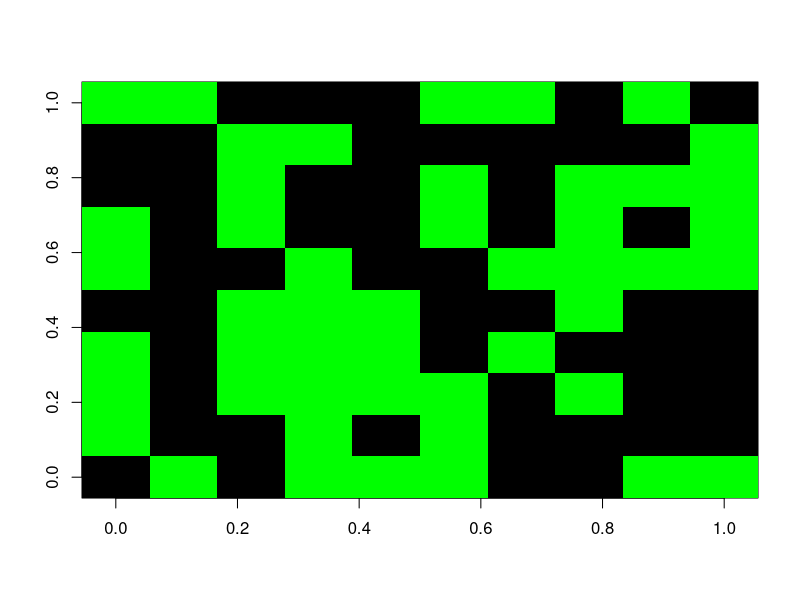
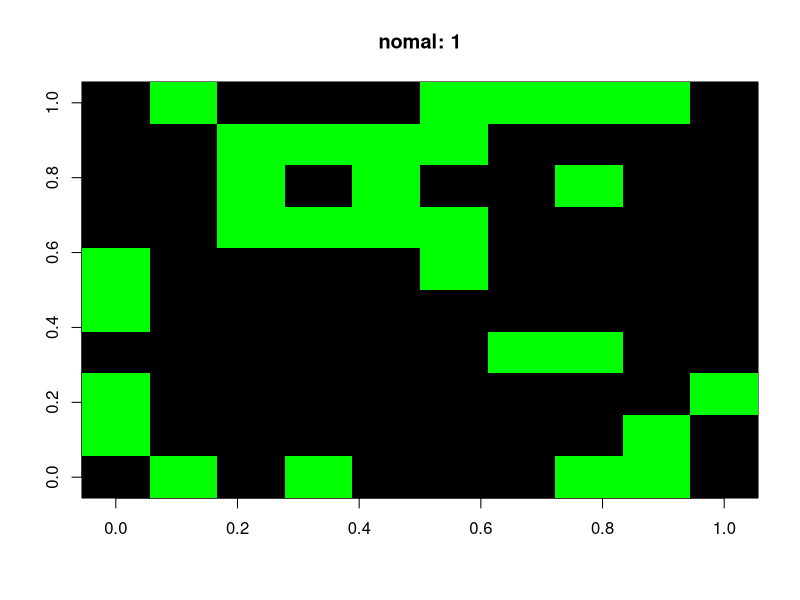
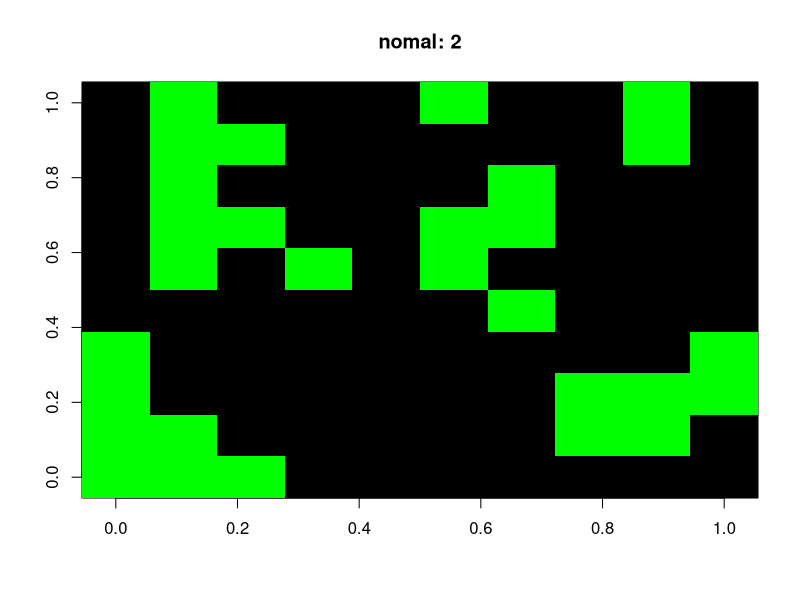
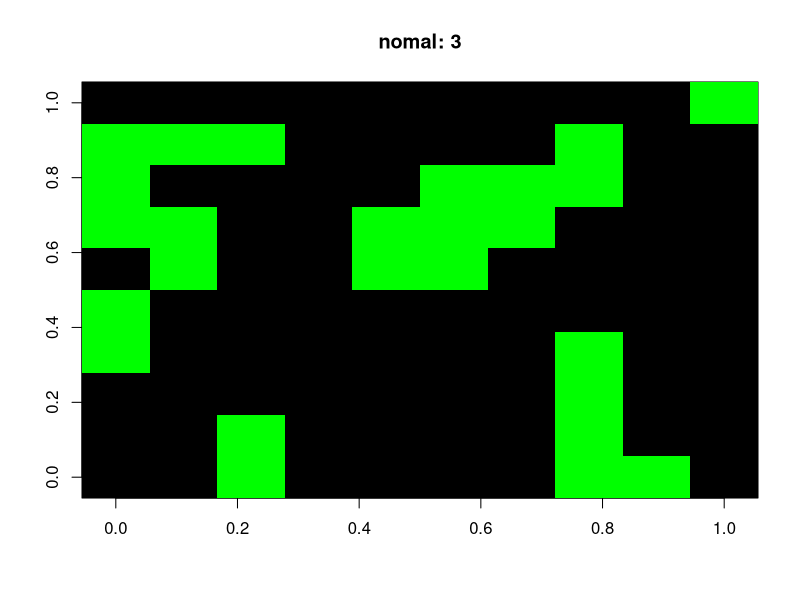
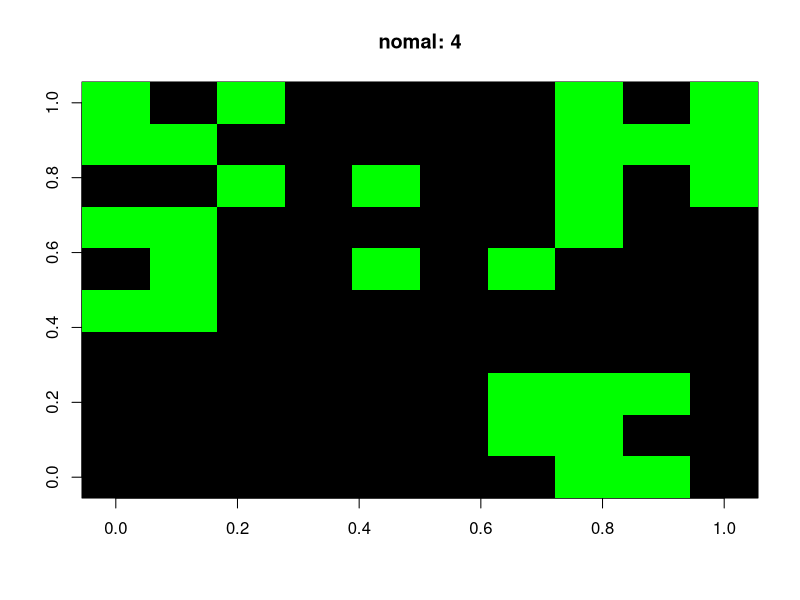
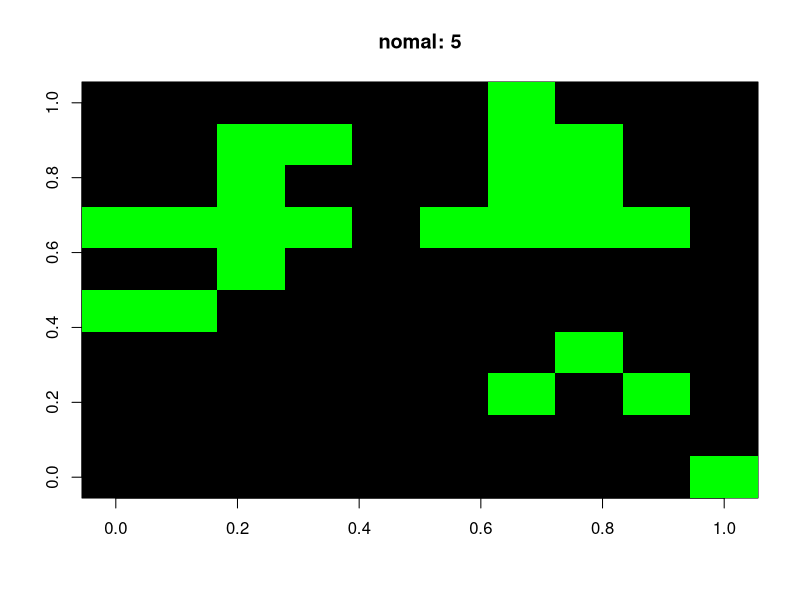
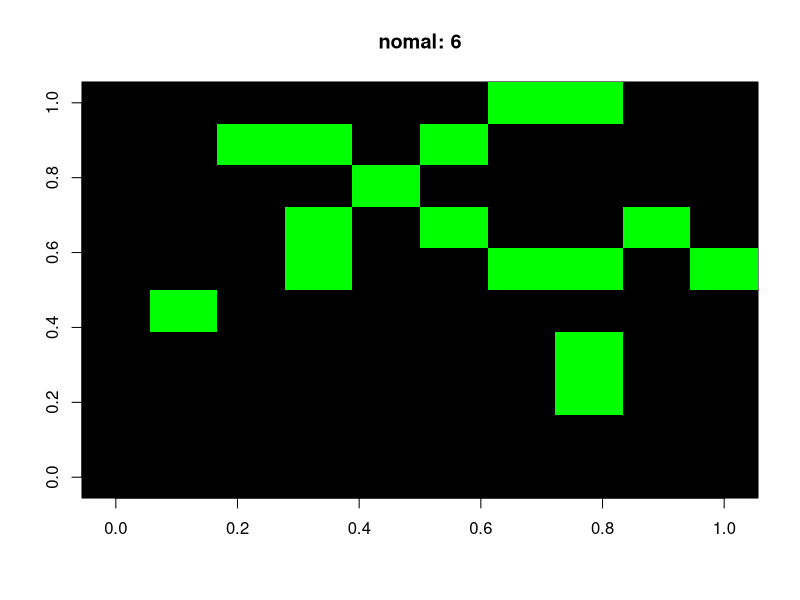
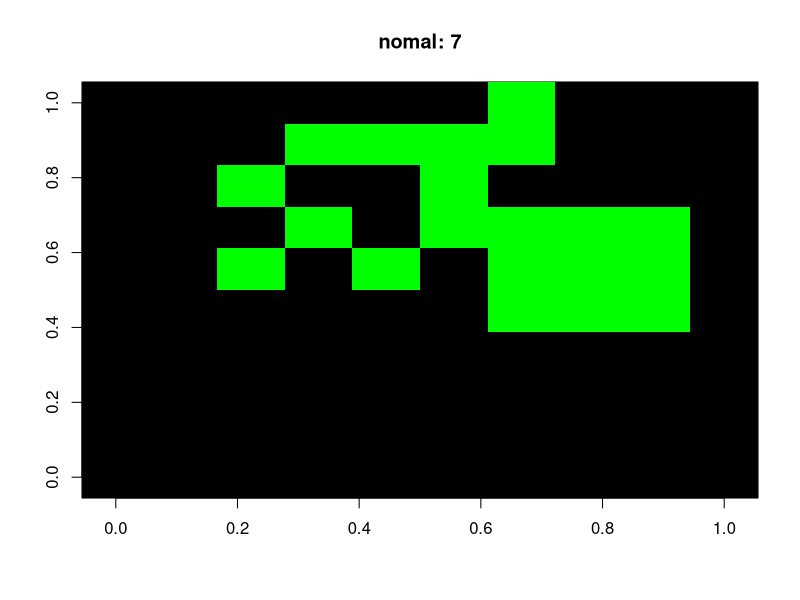

Here is the R script that generated these plots, in order:

SIZE = readline("Size(default: 10): ")
if (SIZE == "") {
  SIZE = 10 
} else {
  SIZE = as.numeric(SIZE)
}
BORN = 1
SURVIVES = 2

DEATH = BORN-1
ALIVE = SURVIVES-1

weightingAdder <- function(M) {
  TMP = matrix(0, nrow=SIZE, ncol=SIZE, byrow=T)
  for (i in 1:SIZE) {
    for (j in 1:SIZE) {
      if (M[i,j] == DEATH)  next
      for (k in -1:1) {
        for (l in -1:1) {
          if (k == 0 && l == 0) next
          x = i + k
          y = j + l
          if (i+k == 0)  x = SIZE
          else if (i+k == SIZE+1) x = 1
          if (j+l == 0)  y = SIZE
          else if (j+l == SIZE+1) y = 1

          TMP[x,y] = TMP[x,y] + 1
        }
      }
    }
  }
  return(TMP)
}

cat('Type: {fill, empty, random}={f, e, r}\n')
type <- readline("Type: ")
if (type == "f") {
  A = matrix(1, nrow=SIZE, ncol=SIZE, byrow=T)
  image(A, col="green")
} else if (type == "e") {
  A = matrix(0, nrow=SIZE, ncol=SIZE, byrow=T)
  image(A, col="black")
} else {
  rand = as.integer(runif(SIZE^2, min=0, max=2))
  A = matrix(rand, nrow=SIZE, ncol=SIZE, byrow=T)
  image(A, col=c("black","green"))
}

count <- readline("Make Count: ")
if (count == "") {
  count = 0
} else {
  count <- as.numeric(count)
}
for (i in 1:count) {
  if (count == 0) break
  print(i, quote=FALSE)
  input <- as.numeric(locator(1))
  pos <- as.numeric(input) + 0.05
  len <- 1.1 / SIZE
  pos <- as.integer(pos/len) + 1
  if (A[pos[1], pos[2]] == 1)
    A[pos[1], pos[2]] = 0
  else
    A[pos[1], pos[2]] = 1

  if (length(A[A==1]) == length(A))
    image(A, col=c("green"))
  else
    image(A, col=c("black", "green"))
}


title = ""
cat("nomal: B3/S23\n")
cat("day and night: B3678/S34678\n")
cat("HighLife: B36/S23\n")
cat("Replicator: B1357/S1357\n")
cat("2x2: B36/S125\n")
rule <- readline("Input Pattern: ")
if (rule == "nomal" || rule == "") {
  title = "nomal"
  rule_born <- c(3)
  rule_survives <- c(2,3)
} else if (rule == "day and night") {
  title = "day and night"
  rule_born <- c(3,6,7,8)
  rule_survives <- c(3,4,6,7,8)
} else if (rule == "HighLife") {
  title = "HighLife"
  rule_born <- c(3,6)
  rule_survives <- c(2,3)
} else if (rule == "Replicator") {
  title = "Replicator"
  rule_born <- c(1,3,5,7)
  rule_survives <- c(1,3,5,7)
} else if (rule == "2x2") {
  title = "2x2"
  rule_born <- c(3,6)
  rule_survives <- c(1,2,5)
} else {
  rule <- unlist(strsplit(rule, " "))
  rule_born <- as.numeric(unlist(strsplit(rule[1], ",")))
  rule_survives <- as.numeric(unlist(strsplit(rule[2], ",")))
}
if (rule_born[[1]] == 0) {
  rule <- list(c(), rule_survives)
} else if (rule_survives[[1]] == 0) {
  rule <- list(rule_born, c())
} else {
  rule <- list(rule_born, rule_survives)
}

counter = readline("generation num: ")

generation = 1
convergence = TRUE
B = matrix(0, nrow=SIZE, ncol=SIZE, byrow=T)
repeat {
  if (counter == "")  readline()
  TMP = weightingAdder(A)
  for (x in 1:SIZE) {
    for (y in 1:SIZE) {
      if (A[x,y] == DEATH && length(rule[[BORN]][1]) != 0) {
        if (length(rule[[BORN]][rule[[BORN]] == TMP[x,y]]) == 1)  B[x,y] = 1
        else  B[x,y] = 0
      } else if (A[x,y] == ALIVE && length(rule[[SURVIVES]][1]) != 0) {
        if (length(rule[[SURVIVES]][rule[[SURVIVES]] == TMP[x,y]]) == 1)  B[x,y] = 1
        else  B[x,y] = 0
      }
    }
  }
  if (length((A==B)[(A==B)==TRUE]) == SIZE^2) break

  A = B
  image(A, main=paste(title, generation, sep=": "), col=c("black", "green"), axes = TRUE, pch=21)
  if (counter != "" && generation == as.numeric(counter))  break
  generation = generation + 1
}
